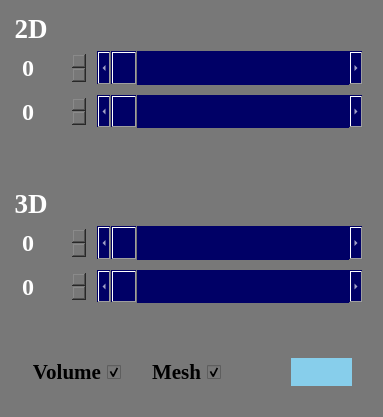
            <widget class="QWidget" name="widget">
             <property name="styleSheet">
              <string notr="true">background-color: rgb(120, 120, 120);
border:none;</string>
             </property>
             <attribute name="title">
              <string>Property</string>
             </attribute>
             <layout class="QVBoxLayout" name="verticalLayout_7" stretch="6,1,6,3">
              <property name="spacing">
               <number>15</number>
              </property>
              <item>
               <widget class="QGroupBox" name="groupBox">
                <property name="sizePolicy">
                 <sizepolicy hsizetype="Expanding" vsizetype="Expanding">
                  <horstretch>0</horstretch>
                  <verstretch>0</verstretch>
                 </sizepolicy>
                </property>
                <property name="font">
                 <font>
                  <family>Times New Roman</family>
                  <pointsize>20</pointsize>
                  <bold>true</bold>
                 </font>
                </property>
                <property name="styleSheet">
                 <string notr="true">color: rgb(255, 255, 255);
background-color: rgb(120, 120, 120);</string>
                </property>
                <property name="title">
                 <string>2D</string>
                </property>
                <layout class="QVBoxLayout" name="verticalLayout_8" stretch="1,1">
                 <property name="spacing">
                  <number>10</number>
                 </property>
                 <property name="topMargin">
                  <number>40</number>
                 </property>
                 <property name="bottomMargin">
                  <number>20</number>
                 </property>
                 <item>
                  <layout class="QHBoxLayout" name="horizontalLayout" stretch="1,4">
                   <item>
                    <widget class="QSpinBox" name="lower2Dbox">
                     <property name="sizePolicy">
                      <sizepolicy hsizetype="Expanding" vsizetype="Expanding">
                       <horstretch>0</horstretch>
                       <verstretch>0</verstretch>
                      </sizepolicy>
                     </property>
                     <property name="font">
                      <font>
                       <family>Times New Roman</family>
                       <pointsize>18</pointsize>
                       <bold>true</bold>
                      </font>
                     </property>
                     <property name="styleSheet">
                      <string notr="true">color: rgb(255, 255, 255);</string>
                     </property>
                    </widget>
                   </item>
                   <item>
                    <widget class="QScrollBar" name="lower2Dslider">
                     <property name="sizePolicy">
                      <sizepolicy hsizetype="Expanding" vsizetype="Expanding">
                       <horstretch>0</horstretch>
                       <verstretch>0</verstretch>
                      </sizepolicy>
                     </property>
                     <property name="styleSheet">
                      <string notr="true">background-color: rgb(0, 0, 102);</string>
                     </property>
                     <property name="orientation">
                      <enum>Qt::Horizontal</enum>
                     </property>
                    </widget>
                   </item>
                  </layout>
                 </item>
                 <item>
                  <layout class="QHBoxLayout" name="horizontalLayout_3" stretch="1,4">
                   <item>
                    <widget class="QSpinBox" name="upper2Dbox">
                     <property name="sizePolicy">
                      <sizepolicy hsizetype="Expanding" vsizetype="Expanding">
                       <horstretch>0</horstretch>
                       <verstretch>0</verstretch>
                      </sizepolicy>
                     </property>
                     <property name="font">
                      <font>
                       <family>Times New Roman</family>
                       <pointsize>18</pointsize>
                       <bold>true</bold>
                      </font>
                     </property>
                     <property name="styleSheet">
                      <string notr="true">color: rgb(255, 255, 255);</string>
                     </property>
                    </widget>
                   </item>
                   <item>
                    <widget class="QScrollBar" name="upper2Dslider">
                     <property name="sizePolicy">
                      <sizepolicy hsizetype="Expanding" vsizetype="Expanding">
                       <horstretch>0</horstretch>
                       <verstretch>0</verstretch>
                      </sizepolicy>
                     </property>
                     <property name="styleSheet">
                      <string notr="true">background-color: rgb(0, 0, 102);</string>
                     </property>
                     <property name="orientation">
                      <enum>Qt::Horizontal</enum>
                     </property>
                    </widget>
                   </item>
                  </layout>
                 </item>
                </layout>
               </widget>
              </item>
              <item>
               <spacer name="verticalSpacer">
                <property name="orientation">
                 <enum>Qt::Vertical</enum>
                </property>
                <property name="sizeHint" stdset="0">
                 <size>
                  <width>20</width>
                  <height>40</height>
                 </size>
                </property>
               </spacer>
              </item>
              <item>
               <widget class="QGroupBox" name="groupBox_2">
                <property name="sizePolicy">
                 <sizepolicy hsizetype="Expanding" vsizetype="Expanding">
                  <horstretch>0</horstretch>
                  <verstretch>0</verstretch>
                 </sizepolicy>
                </property>
                <property name="font">
                 <font>
                  <family>Times New Roman</family>
                  <pointsize>20</pointsize>
                  <bold>true</bold>
                 </font>
                </property>
                <property name="styleSheet">
                 <string notr="true">color: rgb(255, 255, 255);</string>
                </property>
                <property name="title">
                 <string>3D</string>
                </property>
                <layout class="QVBoxLayout" name="verticalLayout_9" stretch="1,1">
                 <property name="spacing">
                  <number>10</number>
                 </property>
                 <property name="topMargin">
                  <number>40</number>
                 </property>
                 <property name="bottomMargin">
                  <number>20</number>
                 </property>
                 <item>
                  <layout class="QHBoxLayout" name="horizontalLayout_5" stretch="1,4">
                   <item>
                    <widget class="QSpinBox" name="lower3Dbox">
                     <property name="sizePolicy">
                      <sizepolicy hsizetype="Expanding" vsizetype="Expanding">
                       <horstretch>0</horstretch>
                       <verstretch>0</verstretch>
                      </sizepolicy>
                     </property>
                     <property name="font">
                      <font>
                       <family>Times New Roman</family>
                       <pointsize>18</pointsize>
                       <bold>true</bold>
                      </font>
                     </property>
                     <property name="styleSheet">
                      <string notr="true">color: rgb(255, 255, 255);</string>
                     </property>
                     <property name="stepType">
                      <enum>QAbstractSpinBox::AdaptiveDecimalStepType</enum>
                     </property>
                    </widget>
                   </item>
                   <item>
                    <widget class="QScrollBar" name="lower3Dslider">
                     <property name="sizePolicy">
                      <sizepolicy hsizetype="Expanding" vsizetype="Expanding">
                       <horstretch>0</horstretch>
                       <verstretch>0</verstretch>
                      </sizepolicy>
                     </property>
                     <property name="styleSheet">
                      <string notr="true">background-color: rgb(0, 0, 102);</string>
                     </property>
                     <property name="orientation">
                      <enum>Qt::Horizontal</enum>
                     </property>
                    </widget>
                   </item>
                  </layout>
                 </item>
                 <item>
                  <layout class="QHBoxLayout" name="horizontalLayout_6" stretch="1,4">
                   <property name="bottomMargin">
                    <number>0</number>
                   </property>
                   <item>
                    <widget class="QSpinBox" name="upper3Dbox">
                     <property name="sizePolicy">
                      <sizepolicy hsizetype="Expanding" vsizetype="Expanding">
                       <horstretch>0</horstretch>
                       <verstretch>0</verstretch>
                      </sizepolicy>
                     </property>
                     <property name="font">
                      <font>
                       <family>Times New Roman</family>
                       <pointsize>18</pointsize>
                       <bold>true</bold>
                      </font>
                     </property>
                     <property name="styleSheet">
                      <string notr="true">color: rgb(255, 255, 255);</string>
                     </property>
                    </widget>
                   </item>
                   <item>
                    <widget class="QScrollBar" name="upper3Dslider">
                     <property name="sizePolicy">
                      <sizepolicy hsizetype="Expanding" vsizetype="Expanding">
                       <horstretch>0</horstretch>
                       <verstretch>0</verstretch>
                      </sizepolicy>
                     </property>
                     <property name="styleSheet">
                      <string notr="true">background-color: rgb(0, 0, 102);</string>
                     </property>
                     <property name="orientation">
                      <enum>Qt::Horizontal</enum>
                     </property>
                    </widget>
                   </item>
                  </layout>
                 </item>
                </layout>
               </widget>
              </item>
              <item>
               <layout class="QHBoxLayout" name="horizontalLayout_7" stretch="3,3,2,2">
                <property name="spacing">
                 <number>30</number>
                </property>
                <property name="leftMargin">
                 <number>20</number>
                </property>
                <property name="topMargin">
                 <number>20</number>
                </property>
                <property name="rightMargin">
                 <number>20</number>
                </property>
                <property name="bottomMargin">
                 <number>20</number>
                </property>
                <item>
                 <widget class="QCheckBox" name="volume_cbox">
                  <property name="sizePolicy">
                   <sizepolicy hsizetype="Expanding" vsizetype="Expanding">
                    <horstretch>0</horstretch>
                    <verstretch>0</verstretch>
                   </sizepolicy>
                  </property>
                  <property name="font">
                   <font>
                    <family>Times New Roman</family>
                    <pointsize>16</pointsize>
                    <bold>true</bold>
                   </font>
                  </property>
                  <property name="layoutDirection">
                   <enum>Qt::RightToLeft</enum>
                  </property>
                  <property name="text">
                   <string>Volume</string>
                  </property>
                  <property name="checked">
                   <bool>true</bool>
                  </property>
                 </widget>
                </item>
                <item>
                 <widget class="QCheckBox" name="mesh_cbox">
                  <property name="sizePolicy">
                   <sizepolicy hsizetype="Expanding" vsizetype="Expanding">
                    <horstretch>0</horstretch>
                    <verstretch>0</verstretch>
                   </sizepolicy>
                  </property>
                  <property name="font">
                   <font>
                    <family>Times New Roman</family>
                    <pointsize>16</pointsize>
                    <bold>true</bold>
                   </font>
                  </property>
                  <property name="layoutDirection">
                   <enum>Qt::RightToLeft</enum>
                  </property>
                  <property name="text">
                   <string>Mesh</string>
                  </property>
                  <property name="checked">
                   <bool>true</bool>
                  </property>
                 </widget>
                </item>
                <item>
                 <spacer name="horizontalSpacer_3">
                  <property name="orientation">
                   <enum>Qt::Horizontal</enum>
                  </property>
                  <property name="sizeHint" stdset="0">
                   <size>
                    <width>40</width>
                    <height>20</height>
                   </size>
                  </property>
                 </spacer>
                </item>
                <item>
                 <widget class="QPushButton" name="color3D_btn">
                  <property name="sizePolicy">
                   <sizepolicy hsizetype="Expanding" vsizetype="Expanding">
                    <horstretch>0</horstretch>
                    <verstretch>0</verstretch>
                   </sizepolicy>
                  </property>
                  <property name="font">
                   <font>
                    <family>Times New Roman</family>
                    <pointsize>16</pointsize>
                    <bold>true</bold>
                   </font>
                  </property>
                  <property name="styleSheet">
                   <string notr="true">background-color: rgb(135, 206, 235);</string>
                  </property>
                  <property name="text">
                   <string/>
                  </property>
                 </widget>
                </item>
               </layout>
              </item>
             </layout>
            </widget>
